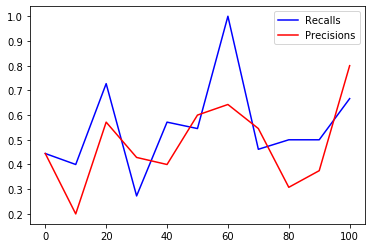

Generate this figure with Python:
import argparse
import pandas as pd
import torch
from torch import nn
from torch import optim
import random
from sklearn.metrics import classification_report
from sklearn.metrics import recall_score
from sklearn.metrics import precision_score
from torch.autograd import Variable
import matplotlib.pyplot as plt



# Whatever other imports you need

# You can implement classes and helper functions here too.
class Net(nn.Module):

    def __init__(self, input_size, hidden_size, activation):
        super(Net, self).__init__()
        self.activation = activation
        if activation:
            self.nonlinear = activation()
            
        if hidden_size > 0:
            self.fc1 = nn.Linear(input_size, hidden_size)
            self.fc2 = nn.Linear(hidden_size, 1)
        else:
            self.fc1 = nn.Linear(input_size, 1)

        self.sigmoid = nn.Sigmoid()
        
    def forward(self, x):
        x = self.fc1(x)
        if self.activation:
            x = self.nonlinear(x)
        if hidden_size != 0:
            x = self.fc2(x)
        x = self.sigmoid(x)
        return x

    
def sample_data(batch_size, df):
    choices = []
    sample= []
    for i in range(batch_size):
        author1 = random.choice(df.author)
        author2 = random.choice(df.author)
        while author1 == author2:
            author2 = random.choice(df.author)
        
        seed_entries_1 = (df[df["author"] == author1]).sample(n=2, replace=True)
        seed_entries_2 = (df[df["author"] == author2]).sample(n=2, replace=True)
        if random.random() < 0.5:
            choices.append((seed_entries_1.iloc[0], seed_entries_1.iloc[1], 0))
        else:
            choices.append((seed_entries_1.iloc[0], seed_entries_2.iloc[0], 1))

    for choose in choices:
        author1_data = list(choose[0])[2:]
        author2_data = list(choose[1])[2:]
        combine = Variable(torch.Tensor((author1_data + author2_data)))
        index = torch.Tensor([choose[2]])
        sample.append((combine, index))
    return sample


def pred(inputs):
    if net(inputs) > 0.5:
        prediction = 1
    else:
        prediction = 0
    return prediction
    

if __name__ == "__main__":
    parser = argparse.ArgumentParser(description="Train and test a model on features.")
    parser.add_argument("featurefile", type=str, help="The file containing the table of instances and features.")
    # Add options here for part 3 -- hidden layer and nonlinearity,
    parser.add_argument("--hidden", dest="hidden", type=int, default="0", help="The size of the hidden layer")
    parser.add_argument("--activation", dest="activation", type=str, default=None, help="Name of the non-linearity")
    parser.add_argument("--epoch", dest="epoch", type=int, default="100", help="epoch size.")
    parser.add_argument("--batch", dest="batch", type=int, default="20", help="epoch size.")
    # and any other options you may think you want/need.  Document
    # everything.

    args = parser.parse_args()
    
    # map of functions
    non_linearities = {"sigmoid": nn.Sigmoid, "tahn": nn.Tanh, "relu": nn.ReLU}
    if args.activation:
        activation = non_linearities[args.activation]
    else:
        activation = None
    
    # read data
    print("Reading {}...".format(args.featurefile))
    data = pd.read_csv(args.featurefile)
    train = data[data.train_test == 'train']
    train_X = train.iloc[:, 1:]
    
    test = data[data.train_test == 'test']
    test_X = test.iloc[:, 1:]
    test_X = test_X.reset_index(drop=True)
    
    input_size = len(train_X.columns) - 2
    hidden_sizes = [0, 10, 20, 30, 40, 50, 60, 70, 80, 90, 100]
    batch_size = args.batch
    recalls = []
    precisions = []
    
    for hidden_size in hidden_sizes:
        net = Net(input_size*2, hidden_size, activation)
        optimizer = optim.SGD(net.parameters(), lr=0.01, momentum=0.9)
        criterion = nn.BCELoss()
    
        sample = sample_data(batch_size, train_X)
        for e in range(args.epoch):
            for inputs, label in sample:
                optimizer.zero_grad()
                outputs = net(inputs)
                loss = criterion(outputs, label)
                loss.backward()
                optimizer.step()

        sample_test = sample_data(batch_size, test_X)
        test_data = [inputs for inputs, label in sample_test]
        labels = [label for inputs, label in sample_test]
    
        prediction = []
        for inputs in test_data:
            preds = pred(inputs)
            prediction.append(preds)
        recalls.append(recall_score(labels,prediction))
        precisions.append(precision_score(labels,prediction))

    plot_data = pd.DataFrame({"hiddensize": hidden_sizes, "recall": recalls, "pred": precisions})
    plt.plot( 'hiddensize', 'recall', data=plot_data, color='blue', label="recalls")
    plt.plot( 'hiddensize', 'pred', data=plot_data, color='red', label="precisions")
    plt.legend(('Recalls', 'Precisions'),
           loc='upper right')
    plt.show()
